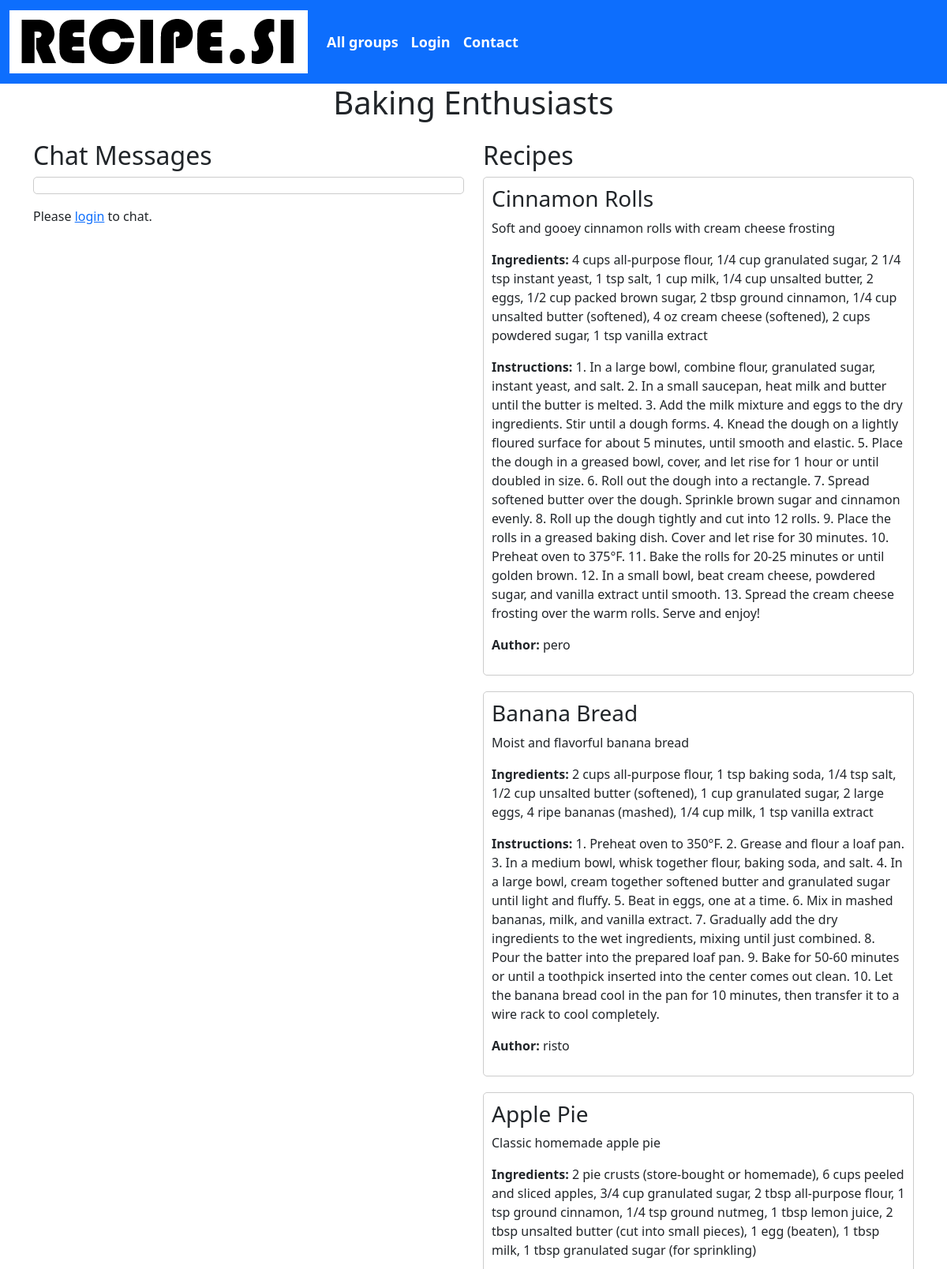
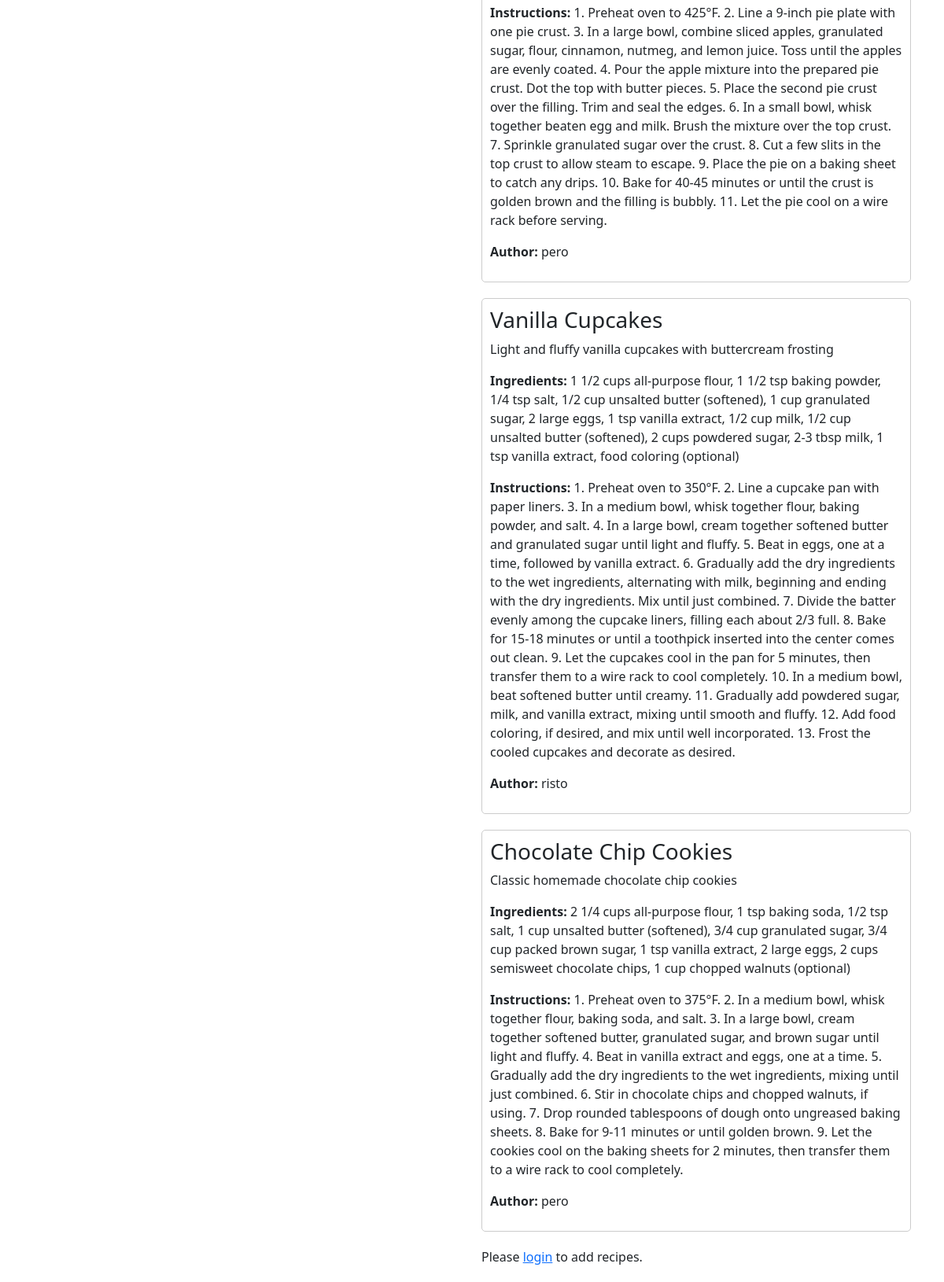
/index.php/group?id=2, run on the app's committed database (2 pictures, top to bottom).
### tables this page shows
CREATE TABLE IF NOT EXISTS `group` (
  `id` int(11) NOT NULL AUTO_INCREMENT,
  `name` varchar(255) NOT NULL,
  `description` varchar(255),
  PRIMARY KEY (`id`)
);

CREATE TABLE IF NOT EXISTS `recipe` (
  `id` int(11) NOT NULL AUTO_INCREMENT,
  `title` varchar(255) NOT NULL,
  `description` text NOT NULL,
  `ingredients` text NOT NULL,
  `instructions` text NOT NULL,
  `group_id` int(11) NOT NULL,
  `user_id` int(11) NOT NULL,
  PRIMARY KEY (`id`),
  FOREIGN KEY (`group_id`) REFERENCES `group` (`id`),
  FOREIGN KEY (`user_id`) REFERENCES `user` (`id`)
);

CREATE TABLE IF NOT EXISTS `user` (
  `id` int(11) NOT NULL AUTO_INCREMENT,
  `username` varchar(255) NOT NULL,
  `password` varchar(255) NOT NULL,
  PRIMARY KEY (`id`)
);

### Model/GroupDB.php (called while the page is built, shortened)
<?php
class GroupDB {
    public static function getGroup($id) {
        $db = DBInit::getInstance();
        $statement = $db->prepare("SELECT id, name FROM `group`
            WHERE id = :id");
        $statement->bindParam(":id", $id, PDO::PARAM_INT);
        $statement->execute();
        $group = $statement->fetch();
        if ($group != null) {
            return $group;
        } else {
            throw new InvalidArgumentException("No group record with id $id");
        }
    }
}

### Model/RecipeDB.php (called while the page is built, shortened)
<?php
class RecipeDB {
    public static function getRecipesByGroup($groupId) {
        $db = DBInit::getInstance();
        $statement = $db->prepare("SELECT id, title, description, ingredients, instructions, group_id, user_id
            FROM recipe
            WHERE group_id = :group_id");
        $statement->bindParam(":group_id", $groupId, PDO::PARAM_INT);
        $statement->execute();
        return $statement->fetchAll(PDO::FETCH_ASSOC);
    }
}

### Model/UserDB.php (called while the page is built, shortened)
<?php
class UserDB {
    public static function getUser($id) {
        $db = DBInit::getInstance();
        $statement = $db->prepare("SELECT id, username, password FROM user
            WHERE id = :id");
        $statement->bindParam(":id", $id, PDO::PARAM_INT);
        $statement->execute();
        $user = $statement->fetch();
        if ($user != null) {
            return $user;
        } else {
            throw new InvalidArgumentException("No user record with id $id");
        }
    }
}

### View/group-chat.php (the view, shortened to what this page needs)
<!DOCTYPE html>
<html>
<head>
    <link rel="stylesheet" type="text/css" href="../style/groupStyles.css">
    <link href="https://cdn.jsdelivr.net/npm/bootstrap@5.3.0-alpha3/dist/css/bootstrap.min.css" rel="stylesheet">
</head>
<body>
    <?php include 'navigation.php'; ?>
    <h1 class="text-center mb-4"><?php echo $group['name']; ?></h1>
    <div class="container">
        <div class="row">
            <div class="col-md-6">
                <div class="chat-container">
                    <h2>Chat Messages</h2>
                    <ul id="chat-messages">
                    </ul>
                    <?php if (isset($_SESSION["authenticated"]) && $_SESSION["authenticated"]):?>
                    <form id="chat-form">
                        <div class="input-group mb-3">
                            <input type="text" id="message-input" class="form-control" placeholder="Type your message...">
                            <button id="button" type="submit" class="btn btn-primary">Send</button>
                        </div>
                    </form>
                    <?php else: ?>
                        <p>Please <a href="user/login">login</a> to chat.</p>
                    <?php endif; ?>
                </div>
            </div>
            <div class="col-md-6">
                <div class="recipe-container">
                    <h2>Recipes</h2>
                    <div id="recipes">
                        <?php foreach ($recipes as $recipe): ?>
                            <div class="recipe">
                                <h3><?php echo $recipe['title']; ?></h3>
                                <p><?php echo $recipe['description']; ?></p>
                                <p><strong>Ingredients:</strong> <?php echo $recipe['ingredients']; ?></p>
                                <p><strong>Instructions:</strong> <?php echo $recipe['instructions']; ?></p>
                                <p><strong>Author:</strong> <?php echo UserDB::getUser($recipe['user_id'])['username']; ?></p>
                            </div>
                        <?php endforeach; ?>
                    </div>
                    <?php if (!isset($_SESSION['user_id'])): ?>
                        <p>Please <a href="user/login">login</a> to add recipes.</p>
                    <?php endif; ?>
                </div>
            </div>
        </div>
    </div>
</body>
</html>

### style/groupStyles.css (style rules this page uses)
.container { display: flex; flex-direction: column; align-items: center; }
.chat-container { margin-bottom: 20px; }
.recipe-container { margin-bottom: 20px; }
.recipe { margin-bottom: 20px; border: 1px solid #ccc; padding: 10px; border-radius: 5px; }
.recipe h3 { margin-top: 0; }
#chat-messages { max-height: 300px; overflow-y: scroll; border: 1px solid #ccc; padding: 10px; border-radius: 5px; }

### data on the page
group: name "Baking Enthusiasts"
recipe: title "Cinnamon Rolls", description "Soft and gooey cinnamon rolls with cream cheese frosting", ingredients "4 cups all-purpose flour, 1/4 cup granulated sugar, 2 1/4 tsp instant yeast, 1 tsp salt, 1 cup milk, 1/4 cup unsalted butter, 2 eggs, 1/2 cup packed brown sugar, 2 tbsp ground cinnamon, 1/4 cup unsalted butter (softened), 4 oz cream cheese (softened), 2 cups powdered sugar, 1 tsp vanilla extract", instructions "1. In a large bowl, combine flour, granulated sugar, instant yeast, and salt. 2. In a small saucepan, heat milk and butter until the butter is melted. 3. Add the milk mixture and eggs to the dry ingredients. Stir until a dough forms. 4. Knead the dough on a lightly floured surface for about 5 minutes, until smooth and elastic. 5. Place the dough in a greased bowl, cover, and let rise for 1 hour or until doubled in size. 6. Roll out the dough into a rectangle. 7. Spread softened butter over the dough. Sprinkle brown sugar and cinnamon evenly. 8. Roll up the dough tightly and cut into 12 rolls. 9. Place the rolls in a greased baking dish. Cover and let rise for 30 minutes. 10. Preheat oven to…", user.username "pero"
recipe: title "Banana Bread", description "Moist and flavorful banana bread", ingredients "2 cups all-purpose flour, 1 tsp baking soda, 1/4 tsp salt, 1/2 cup unsalted butter (softened), 1 cup granulated sugar, 2 large eggs, 4 ripe bananas (mashed), 1/4 cup milk, 1 tsp vanilla extract", instructions "1. Preheat oven to 350°F. 2. Grease and flour a loaf pan. 3. In a medium bowl, whisk together flour, baking soda, and salt. 4. In a large bowl, cream together softened butter and granulated sugar until light and fluffy. 5. Beat in eggs, one at a time. 6. Mix in mashed bananas, milk, and vanilla extract. 7. Gradually add the dry ingredients to the wet ingredients, mixing until just combined. 8. Pour the batter into the prepared loaf pan. 9. Bake for 50-60 minutes or until a toothpick inserted into the center comes out clean. 10. Let the banana bread cool in the pan for 10 minutes, then transfer it to a wire rack to cool completely.", user.username "risto"
recipe: title "Apple Pie", description "Classic homemade apple pie", ingredients "2 pie crusts (store-bought or homemade), 6 cups peeled and sliced apples, 3/4 cup granulated sugar, 2 tbsp all-purpose flour, 1 tsp ground cinnamon, 1/4 tsp ground nutmeg, 1 tbsp lemon juice, 2 tbsp unsalted butter (cut into small pieces), 1 egg (beaten), 1 tbsp milk, 1 tbsp granulated sugar (for sprinkling)", instructions "1. Preheat oven to 425°F. 2. Line a 9-inch pie plate with one pie crust. 3. In a large bowl, combine sliced apples, granulated sugar, flour, cinnamon, nutmeg, and lemon juice. Toss until the apples are evenly coated. 4. Pour the apple mixture into the prepared pie crust. Dot the top with butter pieces. 5. Place the second pie crust over the filling. Trim and seal the edges. 6. In a small bowl, whisk together beaten egg and milk. Brush the mixture over the top crust. 7. Sprinkle granulated sugar over the crust. 8. Cut a few slits in the top crust to allow steam to escape. 9. Place the pie on a baking sheet to catch any drips. 10. Bake for 40-45 minutes or until the crust is golden brown and…", user.username "pero"
recipe: title "Vanilla Cupcakes", description "Light and fluffy vanilla cupcakes with buttercream frosting", ingredients "1 1/2 cups all-purpose flour, 1 1/2 tsp baking powder, 1/4 tsp salt, 1/2 cup unsalted butter (softened), 1 cup granulated sugar, 2 large eggs, 1 tsp vanilla extract, 1/2 cup milk, 1/2 cup unsalted butter (softened), 2 cups powdered sugar, 2-3 tbsp milk, 1 tsp vanilla extract, food coloring (optional)", instructions "1. Preheat oven to 350°F. 2. Line a cupcake pan with paper liners. 3. In a medium bowl, whisk together flour, baking powder, and salt. 4. In a large bowl, cream together softened butter and granulated sugar until light and fluffy. 5. Beat in eggs, one at a time, followed by vanilla extract. 6. Gradually add the dry ingredients to the wet ingredients, alternating with milk, beginning and ending with the dry ingredients. Mix until just combined. 7. Divide the batter evenly among the cupcake liners, filling each about 2/3 full. 8. Bake for 15-18 minutes or until a toothpick inserted into the center comes out clean. 9. Let the cupcakes cool in the pan for 5 minutes, then transfer them to a wire…", user.username "risto"
recipe: title "Chocolate Chip Cookies", description "Classic homemade chocolate chip cookies", ingredients "2 1/4 cups all-purpose flour, 1 tsp baking soda, 1/2 tsp salt, 1 cup unsalted butter (softened), 3/4 cup granulated sugar, 3/4 cup packed brown sugar, 1 tsp vanilla extract, 2 large eggs, 2 cups semisweet chocolate chips, 1 cup chopped walnuts (optional)", instructions "1. Preheat oven to 375°F. 2. In a medium bowl, whisk together flour, baking soda, and salt. 3. In a large bowl, cream together softened butter, granulated sugar, and brown sugar until light and fluffy. 4. Beat in vanilla extract and eggs, one at a time. 5. Gradually add the dry ingredients to the wet ingredients, mixing until just combined. 6. Stir in chocolate chips and chopped walnuts, if using. 7. Drop rounded tablespoons of dough onto ungreased baking sheets. 8. Bake for 9-11 minutes or until golden brown. 9. Let the cookies cool on the baking sheets for 2 minutes, then transfer them to a wire rack to cool completely.", user.username "pero"
